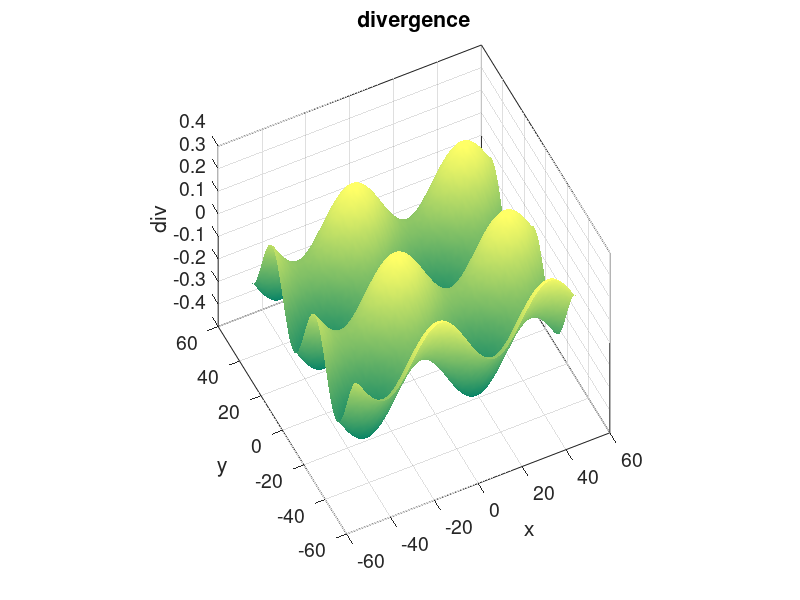
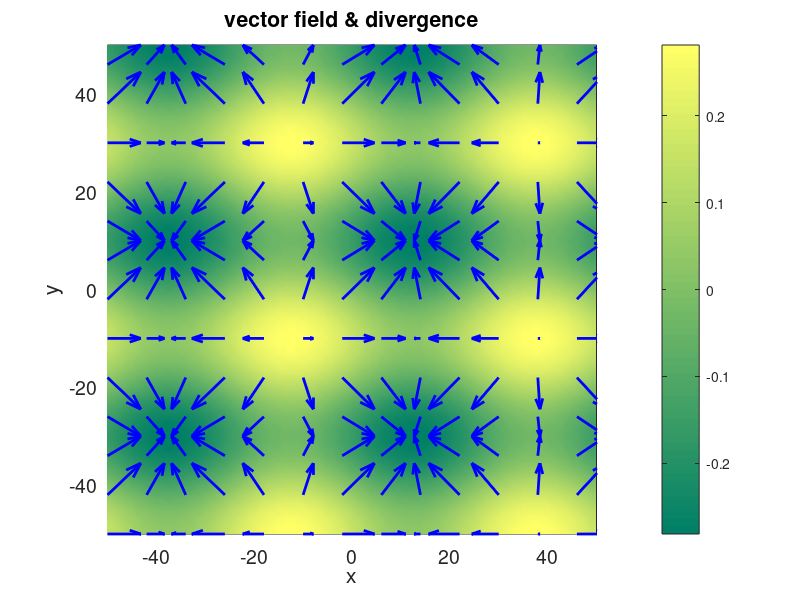

These figures' MATLAB source, in order:
% cemDiff03.m
% 18 march 2016
% Ian Cooper
% School of Physics, University of Sydney
% https://d-arora.github.io/Doing-Physics-With-Matlab/

% DIVERGENCE OF A [2D] VECTOR FIELD
   

clear all
close all
clc

% INPUTS  ================================================================
% Number of grid points (integer)    N = 101 default value
   N = 101;
% Range for X and Y values  [minX maxX minY maxY]
   XY = [-50 50 -50 50];
   
% CALCULATIONS  ==========================================================   
% X and Y ranges
minX = XY(1); maxX = XY(2); minY  = XY(3); maxY = XY(4);
x = linspace(minX, maxX,N);
y = linspace(minY, maxY,N);
[xx, yy] = meshgrid(x,y);

% Define [2D] vector field V
%   sinusoidal function;
       wLx = 50; wLy = 40;
       Vxx = cos(2*pi*xx/wLx);
       Vyy = cos(2*pi*yy/wLy);
%   vector field
     % Vxx = xx.* yy;
     % Vyy = yy.^2;

% DIVERGENCE
     divV  = divergence(xx, yy, Vxx, Vyy);

% GRAPHICS ===============================================================

figure(1);  %  -----------------------------------------------------------
   set(gcf,'units','normalized','position',[0.2 0.2 0.3 0.5]);
   surf(xx,yy,divV);
   shading interp;
   colormap(summer)
   set(gca,'fontsize',14)
   axis square
   box on
   view(-26,52);
   title('divergence');
   xlabel('x'); ylabel('y'); zlabel('div');
   
figure(2) % -------------------------------------------------------------
   set(gcf,'units','normalized','position',[0.6 0.2 0.35 0.4]);
   pcolor(xx,yy,divV);
   shading interp
   colorbar
   hold on
   d = 1:8:N;
   p1 = xx(d,d); p2 = yy(d,d); p3 = Vxx(d,d); p4 = Vyy(d,d);
   h = quiver(p1, p2, p3, p4);
   set(h,'color',[0 0 1],'linewidth', 2);
   axis equal
   set(gca,'xLim',[minX, maxX]);
   set(gca,'yLim',[minY, maxY]);
   colormap(summer)
   xlabel('x'); ylabel('y');
   set(gca,'fontsize',14)
   title('vector field & divergence')
   box on
   
   
